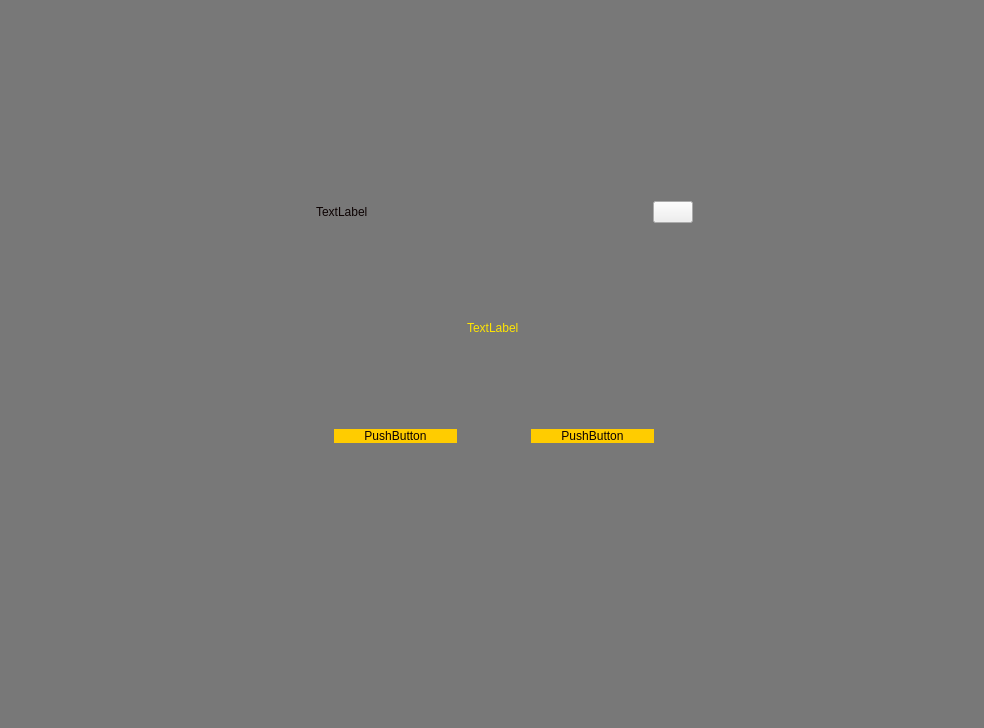
<?xml version="1.0" encoding="UTF-8"?>
<ui version="4.0">
 <class>WidgetMessageBox</class>
 <widget class="QWidget" name="WidgetMessageBox">
  <property name="geometry">
   <rect>
    <x>0</x>
    <y>0</y>
    <width>984</width>
    <height>728</height>
   </rect>
  </property>
  <property name="windowTitle">
   <string>Form</string>
  </property>
  <layout class="QGridLayout" name="gridLayout">
   <property name="leftMargin">
    <number>0</number>
   </property>
   <property name="topMargin">
    <number>0</number>
   </property>
   <property name="rightMargin">
    <number>0</number>
   </property>
   <property name="bottomMargin">
    <number>0</number>
   </property>
   <property name="spacing">
    <number>0</number>
   </property>
   <item row="0" column="0">
    <widget class="QWidget" name="widget_3" native="true">
     <property name="styleSheet">
      <string notr="true">#widget_3{background-color: rgba(0, 0, 0, 0.5);}</string>
     </property>
     <layout class="QGridLayout" name="gridLayout_2" rowstretch="160,250,190" columnstretch="281,400,279">
      <property name="leftMargin">
       <number>0</number>
      </property>
      <property name="topMargin">
       <number>0</number>
      </property>
      <property name="rightMargin">
       <number>0</number>
      </property>
      <property name="bottomMargin">
       <number>0</number>
      </property>
      <property name="spacing">
       <number>0</number>
      </property>
      <item row="0" column="1">
       <spacer name="verticalSpacer_2">
        <property name="orientation">
         <enum>Qt::Vertical</enum>
        </property>
        <property name="sizeHint" stdset="0">
         <size>
          <width>20</width>
          <height>191</height>
         </size>
        </property>
       </spacer>
      </item>
      <item row="1" column="0">
       <spacer name="horizontalSpacer">
        <property name="orientation">
         <enum>Qt::Horizontal</enum>
        </property>
        <property name="sizeHint" stdset="0">
         <size>
          <width>285</width>
          <height>20</height>
         </size>
        </property>
       </spacer>
      </item>
      <item row="1" column="1">
       <widget class="QWidget" name="widget_2" native="true">
        <property name="styleSheet">
         <string notr="true">#widget_2{border-image: url(:/image/home_all/message_box.png);}
</string>
        </property>
        <layout class="QVBoxLayout" name="verticalLayout" stretch="5,28,66,20,61,32,37">
         <property name="spacing">
          <number>0</number>
         </property>
         <property name="leftMargin">
          <number>0</number>
         </property>
         <property name="topMargin">
          <number>0</number>
         </property>
         <property name="rightMargin">
          <number>0</number>
         </property>
         <property name="bottomMargin">
          <number>0</number>
         </property>
         <item>
          <spacer name="verticalSpacer_3">
           <property name="orientation">
            <enum>Qt::Vertical</enum>
           </property>
           <property name="sizeHint" stdset="0">
            <size>
             <width>20</width>
             <height>3</height>
            </size>
           </property>
          </spacer>
         </item>
         <item>
          <layout class="QHBoxLayout" name="horizontalLayout" stretch="28,146,192,34,5">
           <property name="spacing">
            <number>0</number>
           </property>
           <item>
            <spacer name="horizontalSpacer_3">
             <property name="orientation">
              <enum>Qt::Horizontal</enum>
             </property>
             <property name="sizeHint" stdset="0">
              <size>
               <width>40</width>
               <height>20</height>
              </size>
             </property>
            </spacer>
           </item>
           <item>
            <widget class="QLabel" name="label">
             <property name="styleSheet">
              <string notr="true">QLabel{background-color: rgba(255, 255, 255, 0);
color: rgb(12, 2, 2);}
</string>
             </property>
             <property name="text">
              <string>TextLabel</string>
             </property>
            </widget>
           </item>
           <item>
            <spacer name="horizontalSpacer_5">
             <property name="orientation">
              <enum>Qt::Horizontal</enum>
             </property>
             <property name="sizeHint" stdset="0">
              <size>
               <width>40</width>
               <height>20</height>
              </size>
             </property>
            </spacer>
           </item>
           <item>
            <widget class="QPushButton" name="pushButton">
             <property name="cursor">
              <cursorShape>PointingHandCursor</cursorShape>
             </property>
             <property name="styleSheet">
              <string notr="true">border-image: url(:/image/home/guanbi_icon.png);</string>
             </property>
            </widget>
           </item>
           <item>
            <spacer name="horizontalSpacer_4">
             <property name="orientation">
              <enum>Qt::Horizontal</enum>
             </property>
             <property name="sizeHint" stdset="0">
              <size>
               <width>40</width>
               <height>20</height>
              </size>
             </property>
            </spacer>
           </item>
          </layout>
         </item>
         <item>
          <spacer name="verticalSpacer_4">
           <property name="orientation">
            <enum>Qt::Vertical</enum>
           </property>
           <property name="sizeHint" stdset="0">
            <size>
             <width>20</width>
             <height>77</height>
            </size>
           </property>
          </spacer>
         </item>
         <item>
          <layout class="QHBoxLayout" name="horizontalLayout_2">
           <property name="spacing">
            <number>0</number>
           </property>
           <item>
            <spacer name="horizontalSpacer_6">
             <property name="orientation">
              <enum>Qt::Horizontal</enum>
             </property>
             <property name="sizeHint" stdset="0">
              <size>
               <width>40</width>
               <height>20</height>
              </size>
             </property>
            </spacer>
           </item>
           <item>
            <widget class="QLabel" name="label_2">
             <property name="styleSheet">
              <string notr="true">QLabel{background-color: rgba(255, 255, 255, 0);
color: rgb(255, 229, 2);}</string>
             </property>
             <property name="text">
              <string>TextLabel</string>
             </property>
            </widget>
           </item>
           <item>
            <spacer name="horizontalSpacer_7">
             <property name="orientation">
              <enum>Qt::Horizontal</enum>
             </property>
             <property name="sizeHint" stdset="0">
              <size>
               <width>40</width>
               <height>20</height>
              </size>
             </property>
            </spacer>
           </item>
          </layout>
         </item>
         <item>
          <spacer name="verticalSpacer_5">
           <property name="orientation">
            <enum>Qt::Vertical</enum>
           </property>
           <property name="sizeHint" stdset="0">
            <size>
             <width>20</width>
             <height>71</height>
            </size>
           </property>
          </spacer>
         </item>
         <item>
          <layout class="QHBoxLayout" name="horizontalLayout_3" stretch="45,120,72,120,43">
           <property name="spacing">
            <number>0</number>
           </property>
           <item>
            <spacer name="horizontalSpacer_10">
             <property name="orientation">
              <enum>Qt::Horizontal</enum>
             </property>
             <property name="sizeHint" stdset="0">
              <size>
               <width>40</width>
               <height>20</height>
              </size>
             </property>
            </spacer>
           </item>
           <item>
            <widget class="QPushButton" name="pushButton_2">
             <property name="cursor">
              <cursorShape>PointingHandCursor</cursorShape>
             </property>
             <property name="styleSheet">
              <string notr="true">QPushButton::hover{background-color: rgb(255, 238, 172);color: rgb(12, 2, 2); border:none;}
QPushButton{background-color: rgb(255, 204, 0);color:rgb(12,2,2);border:none;}
QPushButton::pressed{background-color: rgb(255, 238, 172);color: rgb(12, 2, 2);border:none;}</string>
             </property>
             <property name="text">
              <string>PushButton</string>
             </property>
            </widget>
           </item>
           <item>
            <spacer name="horizontalSpacer_9">
             <property name="orientation">
              <enum>Qt::Horizontal</enum>
             </property>
             <property name="sizeHint" stdset="0">
              <size>
               <width>40</width>
               <height>20</height>
              </size>
             </property>
            </spacer>
           </item>
           <item>
            <widget class="QPushButton" name="pushButton_3">
             <property name="cursor">
              <cursorShape>PointingHandCursor</cursorShape>
             </property>
             <property name="styleSheet">
              <string notr="true">QPushButton::hover{background-color: rgb(255, 238, 172);color: rgb(12, 2, 2); border:none;}
QPushButton{background-color: rgb(255, 204, 0);color:rgb(12,2,2);border:none;}
QPushButton::pressed{background-color: rgb(255, 238, 172);color: rgb(12, 2, 2);border:none;}</string>
             </property>
             <property name="text">
              <string>PushButton</string>
             </property>
            </widget>
           </item>
           <item>
            <spacer name="horizontalSpacer_8">
             <property name="orientation">
              <enum>Qt::Horizontal</enum>
             </property>
             <property name="sizeHint" stdset="0">
              <size>
               <width>40</width>
               <height>20</height>
              </size>
             </property>
            </spacer>
           </item>
          </layout>
         </item>
         <item>
          <spacer name="verticalSpacer_6">
           <property name="orientation">
            <enum>Qt::Vertical</enum>
           </property>
           <property name="sizeHint" stdset="0">
            <size>
             <width>20</width>
             <height>42</height>
            </size>
           </property>
          </spacer>
         </item>
        </layout>
       </widget>
      </item>
      <item row="1" column="2">
       <spacer name="horizontalSpacer_2">
        <property name="orientation">
         <enum>Qt::Horizontal</enum>
        </property>
        <property name="sizeHint" stdset="0">
         <size>
          <width>283</width>
          <height>20</height>
         </size>
        </property>
       </spacer>
      </item>
      <item row="2" column="1">
       <spacer name="verticalSpacer">
        <property name="orientation">
         <enum>Qt::Vertical</enum>
        </property>
        <property name="sizeHint" stdset="0">
         <size>
          <width>20</width>
          <height>228</height>
         </size>
        </property>
       </spacer>
      </item>
     </layout>
    </widget>
   </item>
  </layout>
 </widget>
 <resources/>
 <connections/>
</ui>
